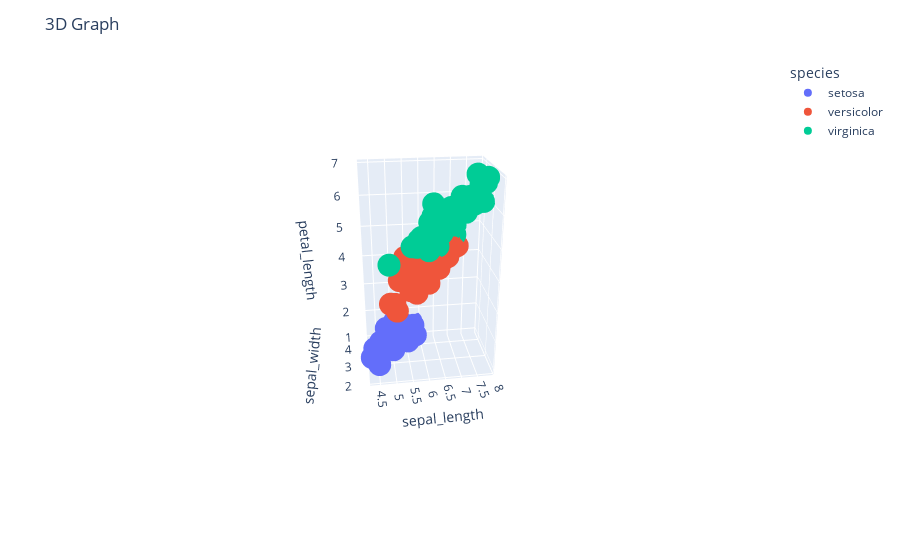

The notebook cell this image was saved under:
### Markdown cell above
## 3D Graph
### Pros:
1. Visualizes relationships in three-dimensional space.
2. Suitable for displaying complex data with multiple dimensions.

### Cons:
1. Can be challenging to interpret with overlapping or complex shapes.
2. Limited to displaying three variables at a time.

### Code cell
fig = px.scatter_3d(iris, x='sepal_length', y='sepal_width', z='petal_length', color='species')
fig.update_layout(title_text='3D Graph')
fig.show()

### Figure 1 — Plotly figure (JSON) as saved in the notebook; plotly's stock layout.template omitted (floating-point values rounded to 4 significant figures)
{"data": [{"hovertemplate": "species=setosa<br>sepal_length=%{x}<br>sepal_width=%{y}<br>petal_length=%{z}<extra></extra>", "legendgroup": "setosa", "marker": {"color": "#636efa", "symbol": "circle"}, "mode": "markers", "name": "setosa", "scene": "scene", "showlegend": true, "type": "scatter3d", "x": [5.1, 4.9, 4.7, 4.6, 5, 5.4, 4.6, 5, 4.4, 4.9, 5.4, 4.8, 4.8, 4.3, 5.8, 5.7, 5.4, 5.1, 5.7, 5.1, 5.4, 5.1, 4.6, 5.1, 4.8, 5, 5, 5.2, 5.2, 4.7, 4.8, 5.4, 5.2, 5.5, 4.9, 5, 5.5, 4.9, 4.4, 5.1, 5, 4.5, 4.4, 5, 5.1, 4.8, 5.1, 4.6, 5.3, 5], "y": [3.5, 3, 3.2, 3.1, 3.6, 3.9, 3.4, 3.4, 2.9, 3.1, 3.7, 3.4, 3, 3, 4, 4.4, 3.9, 3.5, 3.8, 3.8, 3.4, 3.7, 3.6, 3.3, 3.4, 3, 3.4, 3.5, 3.4, 3.2, 3.1, 3.4, 4.1, 4.2, 3.1, 3.2, 3.5, 3.6, 3, 3.4, 3.5, 2.3, 3.2, 3.5, 3.8, 3, 3.8, 3.2, 3.7, 3.3], "z": [1.4, 1.4, 1.3, 1.5, 1.4, 1.7, 1.4, 1.5, 1.4, 1.5, 1.5, 1.6, 1.4, 1.1, 1.2, 1.5, 1.3, 1.4, 1.7, 1.5, 1.7, 1.5, 1, 1.7, 1.9, 1.6, 1.6, 1.5, 1.4, 1.6, 1.6, 1.5, 1.5, 1.4, 1.5, 1.2, 1.3, 1.4, 1.3, 1.5, 1.3, 1.3, 1.3, 1.6, 1.9, 1.4, 1.6, 1.4, 1.5, 1.4]}, {"hovertemplate": "species=versicolor<br>sepal_length=%{x}<br>sepal_width=%{y}<br>petal_length=%{z}<extra></extra>", "legendgroup": "versicolor", "marker": {"color": "#EF553B", "symbol": "circle"}, "mode": "markers", "name": "versicolor", "scene": "scene", "showlegend": true, "type": "scatter3d", "x": [7, 6.4, 6.9, 5.5, 6.5, 5.7, 6.3, 4.9, 6.6, 5.2, 5, 5.9, 6, 6.1, 5.6, 6.7, 5.6, 5.8, 6.2, 5.6, 5.9, 6.1, 6.3, 6.1, 6.4, 6.6, 6.8, 6.7, 6, 5.7, 5.5, 5.5, 5.8, 6, 5.4, 6, 6.7, 6.3, 5.6, 5.5, 5.5, 6.1, 5.8, 5, 5.6, 5.7, 5.7, 6.2, 5.1, 5.7], "y": [3.2, 3.2, 3.1, 2.3, 2.8, 2.8, 3.3, 2.4, 2.9, 2.7, 2, 3, 2.2, 2.9, 2.9, 3.1, 3, 2.7, 2.2, 2.5, 3.2, 2.8, 2.5, 2.8, 2.9, 3, 2.8, 3, 2.9, 2.6, 2.4, 2.4, 2.7, 2.7, 3, 3.4, 3.1, 2.3, 3, 2.5, 2.6, 3, 2.6, 2.3, 2.7, 3, 2.9, 2.9, 2.5, 2.8], "z": [4.7, 4.5, 4.9, 4, 4.6, 4.5, 4.7, 3.3, 4.6, 3.9, 3.5, 4.2, 4, 4.7, 3.6, 4.4, 4.5, 4.1, 4.5, 3.9, 4.8, 4, 4.9, 4.7, 4.3, 4.4, 4.8, 5, 4.5, 3.5, 3.8, 3.7, 3.9, 5.1, 4.5, 4.5, 4.7, 4.4, 4.1, 4, 4.4, 4.6, 4, 3.3, 4.2, 4.2, 4.2, 4.3, 3, 4.1]}, {"hovertemplate": "species=virginica<br>sepal_length=%{x}<br>sepal_width=%{y}<br>petal_length=%{z}<extra></extra>", "legendgroup": "virginica", "marker": {"color": "#00cc96", "symbol": "circle"}, "mode": "markers", "name": "virginica", "scene": "scene", "showlegend": true, "type": "scatter3d", "x": [6.3, 5.8, 7.1, 6.3, 6.5, 7.6, 4.9, 7.3, 6.7, 7.2, 6.5, 6.4, 6.8, 5.7, 5.8, 6.4, 6.5, 7.7, 7.7, 6, 6.9, 5.6, 7.7, 6.3, 6.7, 7.2, 6.2, 6.1, 6.4, 7.2, 7.4, 7.9, 6.4, 6.3, 6.1, 7.7, 6.3, 6.4, 6, 6.9, 6.7, 6.9, 5.8, 6.8, 6.7, 6.7, 6.3, 6.5, 6.2, 5.9], "y": [3.3, 2.7, 3, 2.9, 3, 3, 2.5, 2.9, 2.5, 3.6, 3.2, 2.7, 3, 2.5, 2.8, 3.2, 3, 3.8, 2.6, 2.2, 3.2, 2.8, 2.8, 2.7, 3.3, 3.2, 2.8, 3, 2.8, 3, 2.8, 3.8, 2.8, 2.8, 2.6, 3, 3.4, 3.1, 3, 3.1, 3.1, 3.1, 2.7, 3.2, 3.3, 3, 2.5, 3, 3.4, 3], "z": [6, 5.1, 5.9, 5.6, 5.8, 6.6, 4.5, 6.3, 5.8, 6.1, 5.1, 5.3, 5.5, 5, 5.1, 5.3, 5.5, 6.7, 6.9, 5, 5.7, 4.9, 6.7, 4.9, 5.7, 6, 4.8, 4.9, 5.6, 5.8, 6.1, 6.4, 5.6, 5.1, 5.6, 6.1, 5.6, 5.5, 4.8, 5.4, 5.6, 5.1, 5.1, 5.9, 5.7, 5.2, 5, 5.2, 5.4, 5.1]}], "layout": {"autosize": true, "legend": {"title": {"text": "species"}, "tracegroupgap": 0}, "margin": {"t": 60}, "scene": {"aspectmode": "auto", "aspectratio": {"x": 0.9709, "y": 0.6473, "z": 1.591}, "camera": {"center": {"x": 0, "y": 0, "z": 0}, "eye": {"x": -0.5054, "y": -3.518, "z": 1.615}, "projection": {"type": "perspective"}, "up": {"x": 0, "y": 0, "z": 1}}, "domain": {"x": [0, 1], "y": [0, 1]}, "xaxis": {"title": {"text": "sepal_length"}, "type": "linear"}, "yaxis": {"title": {"text": "sepal_width"}, "type": "linear"}, "zaxis": {"title": {"text": "petal_length"}, "type": "linear"}}, "title": {"text": "3D Graph"}}}
